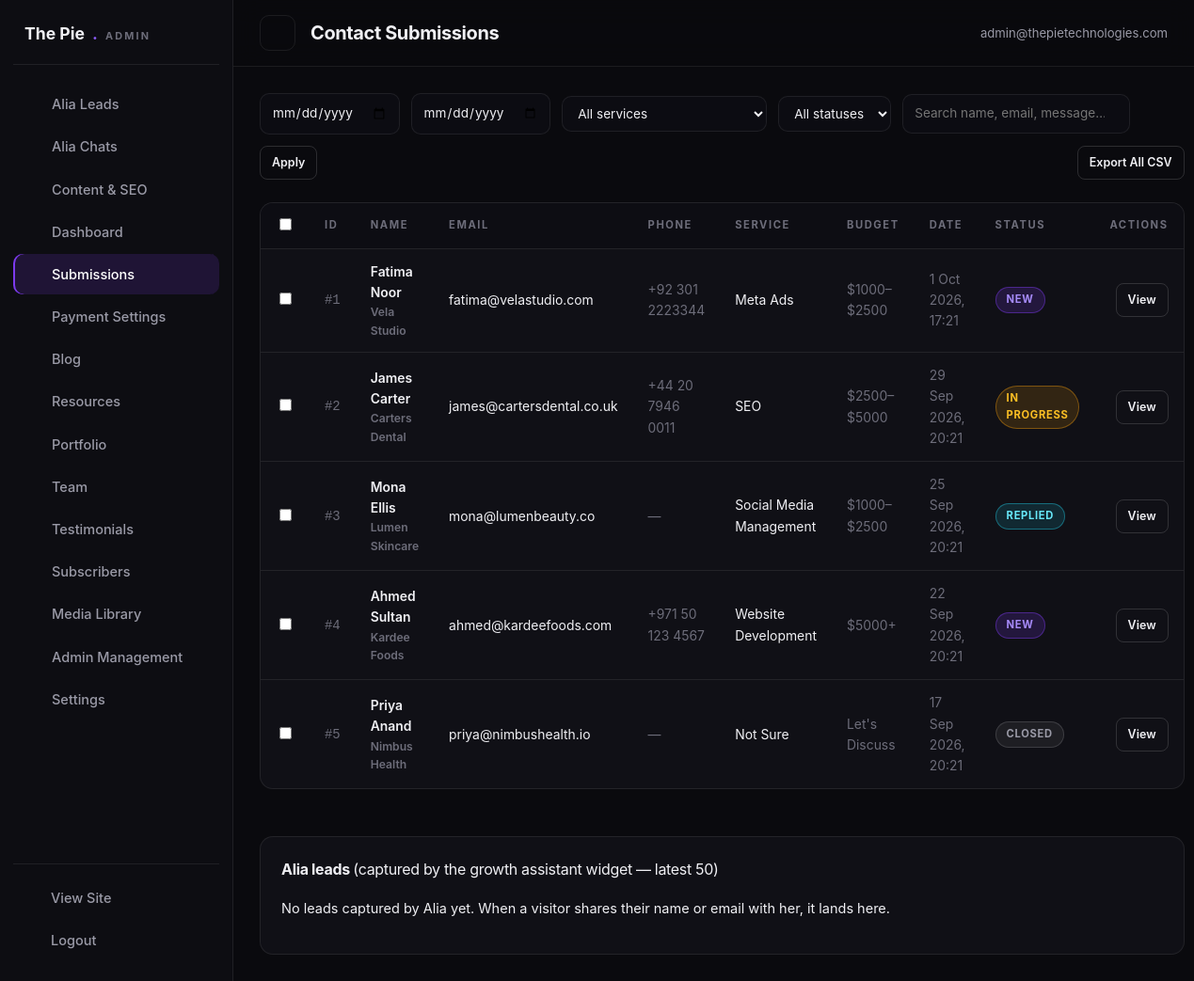
The page /admin/submissions.php (signed in) on the database its author committed.
### tables this page shows
CREATE TABLE IF NOT EXISTS contact_submissions (
  id INT AUTO_INCREMENT PRIMARY KEY,
  name VARCHAR(150) NOT NULL,
  email VARCHAR(150) NOT NULL,
  phone VARCHAR(30),
  company VARCHAR(150),
  service VARCHAR(100),
  budget VARCHAR(50),
  message TEXT,
  source VARCHAR(100),
  status ENUM('new','in_progress','replied','closed') DEFAULT 'new',
  notes TEXT,
  ip_address VARCHAR(45),
  user_agent TEXT,
  notification_status VARCHAR(30) NOT NULL DEFAULT 'unknown',
  created_at TIMESTAMP DEFAULT CURRENT_TIMESTAMP,
  KEY idx_sub_status (status),
  KEY idx_sub_created (created_at)
);

### includes/functions.php (called while the page is built, shortened)
<?php
function esc($value)
{
    return htmlspecialchars((string) $value, ENT_QUOTES, 'UTF-8');
}
function url($path = '', $pretty = null)
{
    $path = trim((string) $path, '/');
    if ($pretty === null) {
        $pretty = PRETTY_URLS;
    }
    if ($path !== '' && substr($path, -4) !== '.php' && $pretty && strpos($path, '?') === false) {
        $url = BASE_URL . '/' . $path;
    } elseif ($path !== '' && substr($path, -4) !== '.php' && !$pretty && strpos($path, '?') === false) {
        $url = BASE_URL . '/' . $path . '.php';
    } else {
        $url = BASE_URL . ($path === '' ? '/' : '/' . $path);
    }
    return $url;
}
function asset($path)
{
    return BASE_URL . '/' . ltrim((string) $path, '/');
}
function formatDate($datetime, $format = 'j M Y')
{
    $ts = strtotime((string) $datetime);
    return $ts ? date($format, $ts) : '';
}
function isAdminLoggedIn()
{
    return !empty($_SESSION['admin_id']);
}
function currentAdmin()
{
    $admin = dbOne('SELECT * FROM admin_users WHERE id = ?', array((int) $_SESSION['admin_id']));
    return $admin;
}

### includes/db.php (called while the page is built, shortened)
<?php
if (!function_exists('dbAll')) {
    function dbAll($sql, $params = array())
    {
        try {
            $st = $GLOBALS['pdo']->prepare($sql);
            $st->execute($params);
            return $st->fetchAll();
        } catch (PDOException $e) {
            error_log('[TPT] Query failed: ' . $e->getMessage() . ' | ' . $sql);
            return array();
        }
    }
}
if (!function_exists('dbOne')) {
    function dbOne($sql, $params = array())
    {
        $rows = dbAll($sql, $params);
        return $rows ? $rows[0] : null;
    }
}

### admin/submissions.php (the view, shortened to what this page needs)
<?php
$adminPage  = 'submissions';
$adminTitle = 'Contact Submissions';
$dateFrom = isset($_GET['from']) ? sanitize($_GET['from']) : '';
$dateTo   = isset($_GET['to']) ? sanitize($_GET['to']) : '';
$search   = isset($_GET['q']) ? sanitize($_GET['q']) : '';
$page     = isset($_GET['page']) ? max(1, (int) $_GET['page']) : 1;
$perPage  = 25;
$where  = array('1=1');
$params = array();
$whereSql = implode(' AND ', $where);
$countRow = dbOne("SELECT COUNT(*) c FROM contact_submissions WHERE $whereSql", $params);
$total    = $countRow ? (int) $countRow['c'] : 0;
$pages    = max(1, (int) ceil($total / $perPage));
$page     = min($page, $pages);
$offset   = ($page - 1) * $perPage;
$rows = dbAll("SELECT * FROM contact_submissions WHERE $whereSql ORDER BY created_at DESC LIMIT $perPage OFFSET $offset", $params);
require_once dirname(__DIR__) . '/includes/admin-header.php';
?>
<form class="a-filters" method="get" action="submissions.php">
    <input type="date" name="from" value="<?= esc($dateFrom) ?>" aria-label="From date" data-autosubmit="1">
    <input type="date" name="to" value="<?= esc($dateTo) ?>" aria-label="To date" data-autosubmit="1">
    <select name="service" aria-label="Filter by service" data-autosubmit="1">
        <option value="">All services</option>
    </select>
    <select name="status" aria-label="Filter by status" data-autosubmit="1">
        <option value="">All statuses</option>
    </select>
    <input type="search" name="q" value="<?= esc($search) ?>" placeholder="Search name, email, message…">
    <button class="a-btn small" type="submit">Apply</button>
    <a class="a-btn small" href="export.php?type=submissions<?= $search !== '' ? '&q=' . rawurlencode($search) : '' ?>">Export All CSV</a>
</form>
<form method="post" action="actions.php" id="bulkForm" onsubmit="return false;">
    <div class="a-table-wrap">
        <table class="a-table">
            <thead>
                <tr>
                    <th style="width:34px"><input type="checkbox" id="selectAll" aria-label="Select all"></th>
                    <th>ID</th><th>Name</th><th>Email</th><th>Phone</th><th>Service</th><th>Budget</th><th>Date</th><th>Status</th><th style="text-align:right">Actions</th>
                </tr>
            </thead>
            <tbody>
            <?php foreach ($rows as $row): ?>
            <tr>
                <td><input type="checkbox" class="row-check" value="<?= (int) $row['id'] ?>" aria-label="Select submission <?= (int) $row['id'] ?>"></td>
                <td class="mono td-sub">#<?= (int) $row['id'] ?></td>
                <td class="td-main"><?= esc($row['name']) ?><div class="td-sub"><?= esc($row['company'] !== '' ? $row['company'] : '') ?></div></td>
                <td><?= esc($row['email']) ?></td>
                <td class="td-sub"><?= esc($row['phone'] !== '' ? $row['phone'] : '—') ?></td>
                <td><?= esc($row['service'] !== '' ? $row['service'] : '—') ?></td>
                <td class="td-sub"><?= esc($row['budget'] !== '' ? $row['budget'] : '—') ?></td>
                <td class="td-sub"><?= esc(formatDate($row['created_at'], 'j M Y, H:i')) ?></td>
                <td><span class="badge <?= esc($row['status']) ?>"><?= esc(str_replace('_', ' ', $row['status'])) ?></span></td>
                <td>
                    <div class="row-actions">
                        <button class="a-btn small" type="button" data-modal="sub-modal-<?= (int) $row['id'] ?>">View</button>
                    </div>
                </td>
            </tr>
            <?php endforeach; ?>
            </tbody>
        </table>
    </div>
</form>
<?php
$aliaLeads = dbAll('SELECT * FROM chatbot_leads ORDER BY created_at DESC LIMIT 50');
?>
<div class="a-card" style="margin-top:26px">
    <h3>Alia leads <span class="hint" style="font-weight:400">(captured by the growth assistant widget — latest 50)</span></h3>
    <?php if ($aliaLeads): ?>
    <div class="a-table-wrap">
        <table class="a-table">
            <thead><tr><th>Name</th><th>Email</th><th>Session</th><th>Captured</th></tr></thead>
            <tbody>
                <?php foreach ($aliaLeads as $aliaLead): ?>
                <tr>
                    <td><?= esc($aliaLead['name'] !== '' ? $aliaLead['name'] : '—') ?></td>
                    <td><?php if ($aliaLead['email'] !== ''): ?><a href="mailto:<?= esc($aliaLead['email']) ?>" style="color:var(--violet-soft)"><?= esc($aliaLead['email']) ?></a><?php else: ?>—<?php endif; ?></td>
                    <td class="mono" style="font-size:.72rem;color:var(--muted)"><?= esc($aliaLead['session_id']) ?></td>
                    <td><?= esc($aliaLead['created_at']) ?></td>
                </tr>
                <?php endforeach; ?>
            </tbody>
        </table>
    </div>
    <?php else: ?>
    <p class="hint">No leads captured by Alia yet. When a visitor shares their name or email with her, it lands here.</p>
    <?php endif; ?>
</div>
<?php require_once dirname(__DIR__) . '/includes/admin-footer.php'; ?>

### includes/admin-header.php (shortened to what this page needs)
<?php
$adminPage  = isset($adminPage) ? $adminPage : 'dashboard';
$adminTitle = isset($adminTitle) ? $adminTitle : 'Dashboard';
$adminUser  = currentAdmin();
$adminNav = array(
    array('key' => 'leads', 'label' => 'Alia Leads', 'href' => 'leads.php', 'icon' => 'users'),
    array('key' => 'chats', 'label' => 'Alia Chats', 'href' => 'chats.php', 'icon' => 'chat'),
    array('key' => 'content', 'label' => 'Content & SEO', 'href' => 'content.php', 'icon' => 'edit'),
    array('key' => 'dashboard',    'label' => 'Dashboard',     'href' => 'index.php',        'icon' => 'grid'),
    array('key' => 'submissions',  'label' => 'Submissions',   'href' => 'submissions.php',  'icon' => 'mail'),
    array('key' => 'payments',     'label' => 'Payment Settings', 'href' => 'payments.php',  'icon' => 'card'),
    array('key' => 'blog',         'label' => 'Blog',          'href' => 'blog.php',         'icon' => 'edit'),
    array('key' => 'resources',    'label' => 'Resources',     'href' => 'resources.php',    'icon' => 'download'),
    array('key' => 'portfolio',    'label' => 'Portfolio',     'href' => 'portfolio.php',    'icon' => 'layers'),
    array('key' => 'team',         'label' => 'Team',          'href' => 'team.php',         'icon' => 'users'),
    array('key' => 'testimonials', 'label' => 'Testimonials',  'href' => 'testimonials.php', 'icon' => 'star'),
    array('key' => 'subscribers',  'label' => 'Subscribers',   'href' => 'subscribers.php',  'icon' => 'send'),
    array('key' => 'media',        'label' => 'Media Library', 'href' => 'media.php',        'icon' => 'image'),
    array('key' => 'admins',       'label' => 'Admin Management', 'href' => 'admins.php',    'icon' => 'shield'),
    array('key' => 'settings',     'label' => 'Settings',      'href' => 'settings.php',     'icon' => 'cpu'),
);
?>
<!DOCTYPE html>
<html lang="en">
<head>
<link rel="stylesheet" href="<?= asset('assets/css/admin.css') ?>">
</head>
<body class="admin-body">
<aside class="admin-sidebar" id="adminSidebar">
    <div class="admin-brand">The Pie<span>.</span><small>Admin</small></div>
    <nav>
        <?php foreach ($adminNav as $navItem): ?>
        <a href="<?= esc($navItem['href']) ?>" class="<?= $adminPage === $navItem['key'] ? 'active' : '' ?>"><?= icon($navItem['icon'], 17) ?><span><?= esc($navItem['label']) ?></span></a>
        <?php endforeach; ?>
    </nav>
    <div class="admin-side-foot">
        <a href="<?= url('') ?>" target="_blank" rel="noopener"><?= icon('globe', 16) ?><span>View Site</span></a>
        <a href="logout.php"><?= icon('close', 16) ?><span>Logout</span></a>
    </div>
</aside>
<div class="admin-main">
    <header class="admin-topbar">
        <button class="a-icon-btn sidebar-toggle" id="sidebarToggle" aria-label="Toggle navigation"><?= icon('menu', 20) ?></button>
        <h1><?= esc($adminTitle) ?></h1>
        <div class="admin-top-actions">
            <span class="admin-user"><?= icon('users', 15) ?> <?= esc($adminUser ? $adminUser['email'] : 'admin') ?></span>
        </div>
    </header>
    <main class="admin-content">

### rows shown on the page
contact_submissions: id "1", name "Fatima Noor", company "Vela Studio", email "fatima@velastudio.com", phone "+92 301 2223344", service "Meta Ads", budget "$1000–$2500", created_at "1 Oct 2026, 17:21", status "NEW"
contact_submissions: id "2", name "James Carter", company "Carters Dental", email "james@cartersdental.co.uk", phone "+44 20 7946 0011", service "SEO", budget "$2500–$5000", created_at "29 Sep 2026, 20:21", status "IN PROGRESS"
contact_submissions: id "3", name "Mona Ellis", company "Lumen Skincare", email "mona@lumenbeauty.co", phone "—", service "Social Media Management", budget "$1000–$2500", created_at "25 Sep 2026, 20:21", status "REPLIED"
contact_submissions: id "4", name "Ahmed Sultan", company "Kardee Foods", email "ahmed@kardeefoods.com", phone "+971 50 123 4567", service "Website Development", budget "$5000+", created_at "22 Sep 2026, 20:21", status "NEW"
contact_submissions: id "5", name "Priya Anand", company "Nimbus Health", email "priya@nimbushealth.io", phone "—", service "Not Sure", budget "Let's Discuss", created_at "17 Sep 2026, 20:21", status "CLOSED"

### other values the page prints
$navItem['label'] "Alia Leads"
$navItem['label'] "Alia Chats"
$navItem['label'] "Content & SEO"
$navItem['label'] "Dashboard"
$navItem['label'] "Submissions"
$navItem['label'] "Payment Settings"
$navItem['label'] "Blog"
$navItem['label'] "Resources"
$navItem['label'] "Portfolio"
$navItem['label'] "Team"
$navItem['label'] "Testimonials"
$navItem['label'] "Subscribers"
$navItem['label'] "Media Library"
$navItem['label'] "Admin Management"
$navItem['label'] "Settings"
